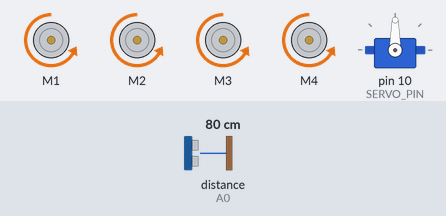
Simulated run of this sketch. Board: Arduino Uno, built with avr-gcc and run on an emulated ATmega328P. Shown: 4 × DC motor (green arrow = forward, orange = backward, longer = faster), servo. Wiring (inferred from the names in the program): ultrasonic range finder: trigger A1; echo A0. The test bench sets the inputs (shaded band); at power-on: distance to the obstacle (sensor on A0) 80 cm. The echo pulse lasts 58.3 µs per cm.

Above: at 4.0 s.
4.1 s: distance to the obstacle (sensor on A0) set to 23 cm
5.6 s: distance to the obstacle (sensor on A0) set to 19 cm
At 6.6 s:
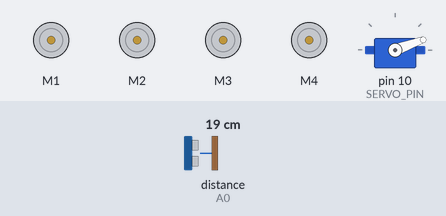
8.6 s: distance to the obstacle (sensor on A0) set to 35 cm
At 9.8 s:
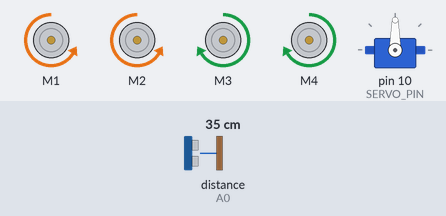
11.5 s: distance to the obstacle (sensor on A0) set to 2 cm
At 15.6 s:
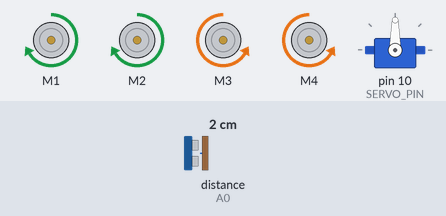
Timing chart, 0 to 18.5 s (numbered marks = the images above; inputs shaded):
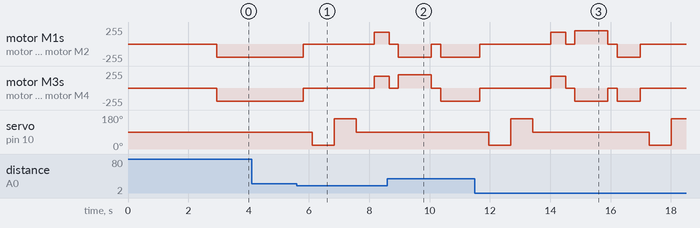

The sketch:

rovercode.ino
```cpp
#include <AFMotor.h>
#include <Servo.h>

// ==================================================
// MOTOR CONNECTIONS
// ==================================================

AF_DCMotor motor1(1);  // M1 - Back right
AF_DCMotor motor2(2);  // M2 - Front right
AF_DCMotor motor3(3);  // M3 - Back left
AF_DCMotor motor4(4);  // M4 - Front left

// ==================================================
// ULTRASONIC SENSOR
// ==================================================

const int TRIG_PIN = A1;
const int ECHO_PIN = A0;

// ==================================================
// SERVO
// ==================================================

Servo sensorServo;

const int SERVO_PIN = 10;

const int CENTER_ANGLE = 90;
const int RIGHT_LOOK_ANGLE = 20;
const int LEFT_LOOK_ANGLE = 160;

// ==================================================
// SPEED AND DISTANCE SETTINGS
// ==================================================

const int DRIVE_SPEED = 200;
const int REVERSE_SPEED = 180;
const int TURN_SPEED = 200;

const int STOP_DISTANCE_CM = 20;

// ==================================================
// TIMING SETTINGS
// ==================================================

// Adjust these until the rover turns approximately 90 degrees
const int RIGHT_90_TIME_MS = 550;
const int LEFT_90_TIME_MS = 550;

// Approximately double the 90-degree turning time
const int RIGHT_180_TIME_MS = 1100;
const int LEFT_180_TIME_MS = 1100;

// How long to reverse when every direction is blocked
const int BACKUP_TIME_MS = 500;

// How long to move forward after completing a turn
const int CLEAR_OBSTACLE_TIME_MS = 600;

// Servo movement settling time
const int SERVO_SETTLE_TIME_MS = 600;

// Remembers the previous avoidance direction
bool lastTurnWasRight = true;

void setup() {
  pinMode(TRIG_PIN, OUTPUT);
  pinMode(ECHO_PIN, INPUT);

  setAllMotorSpeeds(DRIVE_SPEED);

  sensorServo.attach(SERVO_PIN);
  sensorServo.write(CENTER_ANGLE);

  stopRover();

  // Give the servo time to point straight
  delay(800);

  // Wait after switching the rover on
  delay(2000);
}

void loop() {
  // Keep the sensor facing forward while driving
  sensorServo.write(CENTER_ANGLE);

  long frontDistance = getStableDistanceCM();

  // Move when there is no nearby obstacle
  if (frontDistance == 0 ||
      frontDistance > STOP_DISTANCE_CM) {

    moveForward();
  }
  else {
    avoidObstacle();
  }

  delay(50);
}

// ==================================================
// OBSTACLE AVOIDANCE
// ==================================================

void avoidObstacle() {
  stopRover();
  delay(300);

  // Look right
  long rightDistance = lookRight();

  // Look left
  long leftDistance = lookLeft();

  // Return sensor to the center
  sensorServo.write(CENTER_ANGLE);
  delay(SERVO_SETTLE_TIME_MS);

  bool rightIsClear = isDirectionClear(rightDistance);
  bool leftIsClear = isDirectionClear(leftDistance);

  // ----------------------------------------------
  // RIGHT CLEAR, LEFT BLOCKED
  // ----------------------------------------------

  if (rightIsClear && !leftIsClear) {
    turnRight90();
  }

  // ----------------------------------------------
  // LEFT CLEAR, RIGHT BLOCKED
  // ----------------------------------------------

  else if (leftIsClear && !rightIsClear) {
    turnLeft90();
  }

  // ----------------------------------------------
  // BOTH SIDES CLEAR
  // Choose the side with more open space
  // ----------------------------------------------

  else if (rightIsClear && leftIsClear) {
    long rightSpace = distanceScore(rightDistance);
    long leftSpace = distanceScore(leftDistance);

    if (rightSpace >= leftSpace) {
      turnRight90();
    }
    else {
      turnLeft90();
    }
  }

  // ----------------------------------------------
  // BOTH SIDES BLOCKED
  // Reverse and perform a 180-degree turn
  // ----------------------------------------------

  else {
    moveBackward();
    delay(BACKUP_TIME_MS);

    stopRover();
    delay(300);

    // Turn opposite to the previous avoidance turn
    if (lastTurnWasRight) {
      turnLeft180();
    }
    else {
      turnRight180();
    }
  }

  stopRover();
  delay(300);

  // Move away from the obstacle after turning
  moveForward();
  delay(CLEAR_OBSTACLE_TIME_MS);
}

// ==================================================
// LOOK RIGHT AND LEFT
// ==================================================

long lookRight() {
  stopRover();

  sensorServo.write(RIGHT_LOOK_ANGLE);
  delay(SERVO_SETTLE_TIME_MS);

  return getStableDistanceCM();
}

long lookLeft() {
  stopRover();

  sensorServo.write(LEFT_LOOK_ANGLE);
  delay(SERVO_SETTLE_TIME_MS);

  return getStableDistanceCM();
}

// ==================================================
// 90-DEGREE TURNS
// ==================================================

void turnRight90() {
  turnRight();
  delay(RIGHT_90_TIME_MS);

  lastTurnWasRight = true;
}

void turnLeft90() {
  turnLeft();
  delay(LEFT_90_TIME_MS);

  lastTurnWasRight = false;
}

// ==================================================
// 180-DEGREE TURNS
// ==================================================

void turnRight180() {
  turnRight();
  delay(RIGHT_180_TIME_MS);

  lastTurnWasRight = true;
}

void turnLeft180() {
  turnLeft();
  delay(LEFT_180_TIME_MS);

  lastTurnWasRight = false;
}

// ==================================================
// MOVE FORWARD
// ==================================================

void moveForward() {
  setAllMotorSpeeds(DRIVE_SPEED);

  // Confirmed physical-forward direction
  motor1.run(BACKWARD);
  motor2.run(BACKWARD);
  motor3.run(BACKWARD);
  motor4.run(BACKWARD);
}

// ==================================================
// MOVE BACKWARD
// ==================================================

void moveBackward() {
  setAllMotorSpeeds(REVERSE_SPEED);

  // Opposite of your confirmed forward direction
  motor1.run(FORWARD);
  motor2.run(FORWARD);
  motor3.run(FORWARD);
  motor4.run(FORWARD);
}

// ==================================================
// TURN RIGHT
// ==================================================

void turnRight() {
  setAllMotorSpeeds(TURN_SPEED);

  // Right wheels physically backward
  motor1.run(FORWARD);
  motor2.run(FORWARD);

  // Left wheels physically forward
  motor3.run(BACKWARD);
  motor4.run(BACKWARD);
}

// ==================================================
// TURN LEFT
// ==================================================

void turnLeft() {
  setAllMotorSpeeds(TURN_SPEED);

  // Right wheels physically forward
  motor1.run(BACKWARD);
  motor2.run(BACKWARD);

  // Left wheels physically backward
  motor3.run(FORWARD);
  motor4.run(FORWARD);
}

// ==================================================
// STOP
// ==================================================

void stopRover() {
  motor1.run(RELEASE);
  motor2.run(RELEASE);
  motor3.run(RELEASE);
  motor4.run(RELEASE);
}

// ==================================================
// SET MOTOR SPEEDS
// ==================================================

void setAllMotorSpeeds(int speedValue) {
  motor1.setSpeed(speedValue);
  motor2.setSpeed(speedValue);
  motor3.setSpeed(speedValue);
  motor4.setSpeed(speedValue);
}

// ==================================================
// DETERMINE WHETHER A DIRECTION IS CLEAR
// ==================================================

bool isDirectionClear(long distance) {
  // A zero reading means no echo was returned.
  // This is treated as open/out of range.
  return distance == 0 ||
         distance > STOP_DISTANCE_CM;
}

// Used when both directions are clear
long distanceScore(long distance) {
  if (distance == 0) {
    return 400;
  }

  return distance;
}

// ==================================================
// STABLE DISTANCE READING
// ==================================================

long getStableDistanceCM() {
  long totalDistance = 0;
  int validReadings = 0;

  // Take three readings to reduce false measurements
  for (int i = 0; i < 3; i++) {
    long distance = getDistanceCM();

    if (distance > 0) {
      totalDistance += distance;
      validReadings++;
    }

    delay(40);
  }

  if (validReadings == 0) {
    return 0;
  }

  return totalDistance / validReadings;
}

// ==================================================
// ULTRASONIC DISTANCE
// ==================================================

long getDistanceCM() {
  digitalWrite(TRIG_PIN, LOW);
  delayMicroseconds(2);

  digitalWrite(TRIG_PIN, HIGH);
  delayMicroseconds(10);

  digitalWrite(TRIG_PIN, LOW);

  unsigned long duration =
      pulseIn(ECHO_PIN, HIGH, 30000UL);

  if (duration == 0) {
    return 0;
  }

  return duration * 0.0343 / 2.0;
}
```

Measured:
- the behaviour switches between 22 and 21 cm on distance to the obstacle (sensor on A0) (found by bisection; images 0 and 1)
- after the input at 4.1 s, every drawn part: stays the same
- after the input at 5.6 s, motor M1–4: backward 200/255 → stopped after 0.21 s, → forward 180/255 2.4 s later; servo on pin 10 (SERVO_PIN): 90° → 20° after 0.51 s, → 160° 0.73 s later, → 90° 0.72 s later
- after the input at 8.6 s, motor M1–4: goes on until 10.4 s, then stays backward 200/255; servo on pin 10 (SERVO_PIN): stays 90° (without the input it goes to 20° after 2.8 s)
- after the input at 11.5 s, motor M1, motor M2: backward 200/255 → stopped after 0.17 s, → forward 180/255 2.3 s later, → stopped 0.50 s later, → forward 200/255 0.30 s later, … (7 changes in this stretch)
